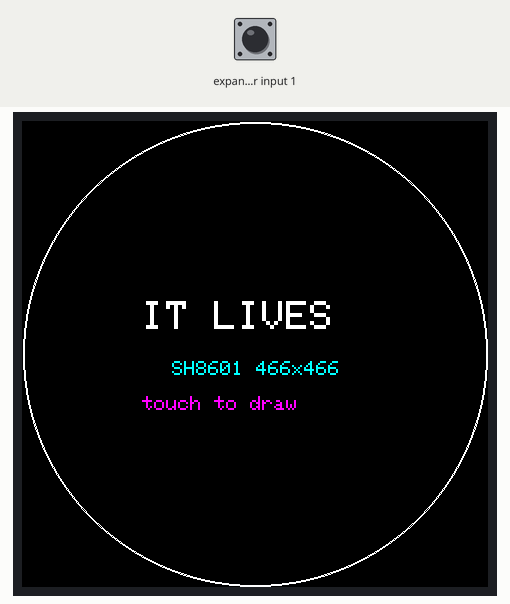
The sketch below on a simulated ESP32-S3. On the bench: 466×466 colour display. Wiring (inferred from the names in the program): PCF8574 port expander at I2C address 0x38. Inputs (shaded band) come from the test bench; at power-on: expander input 1 HIGH. What the sketch prints to the serial monitor is not drawn.

Above: at 2.3 s.

The sketch:

amoled_bringup.ino
```cpp
// amoled_bringup.ino — hardware bring-up test for the Waveshare
// ESP32-S3-Touch-AMOLED-1.43 (466x466 round QSPI AMOLED).
//
// Purpose: prove the NEW board's display + touch light up BEFORE porting the
// whole watch app. Pins are from Waveshare's own demo (07_LVGL_Test/lcd_config.h):
//   QSPI: CS=9 CLK=10 D0=11 D1=12 D2=13 D3=14 RST=21   (no backlight; brightness=0x51)
//   Touch FT3168 @0x38 on I2C SDA=47 SCL=48            (also QMI8658 IMU + PCF85063 RTC)
//   No AXP2101 power-up needed (vendor LVGL demo lights the panel with just QSPI+RST).
//
// The panel is either SH8601 (col offset 0) or CO5300 (col offset 6), auto-detected
// on the real board via reg 0xDA. Arduino_GFX picks at COMPILE time, so we default
// to CO5300; if the image is shifted ~6px or blank, flip WATCH_PANEL_SH8601 to 1.

#include <Arduino.h>
#include <Wire.h>
#include <Arduino_GFX_Library.h>

#define WATCH_PANEL_SH8601 1   // 0 = CO5300 (offset 6), 1 = SH8601 (offset 0)

#define LCD_CS 9
#define LCD_SCK 10
#define LCD_D0 11
#define LCD_D1 12
#define LCD_D2 13
#define LCD_D3 14
#define LCD_RST 21
#define TP_SDA 47
#define TP_SCL 48
#define FT3168_ADDR 0x38

static Arduino_DataBus *bus =
    new Arduino_ESP32QSPI(LCD_CS, LCD_SCK, LCD_D0, LCD_D1, LCD_D2, LCD_D3);
#if WATCH_PANEL_SH8601
static Arduino_SH8601 *gfx = new Arduino_SH8601(bus, LCD_RST, 0, 466, 466, 0, 0, 0, 0);
static const char *PANEL_NAME = "SH8601";
#else
static Arduino_CO5300 *gfx = new Arduino_CO5300(bus, LCD_RST, 0, 466, 466, 6, 0, 0, 0);
static const char *PANEL_NAME = "CO5300";
#endif

// Read one touch point from the FT3168 (standard FTx capacitive register map:
// 0x02 = #points, 0x03/04 = X hi/lo, 0x05/06 = Y hi/lo; coords are 12-bit).
static bool readTouch(uint16_t &x, uint16_t &y) {
  Wire.beginTransmission(FT3168_ADDR);
  Wire.write(0x02);
  if (Wire.endTransmission(false) != 0) return false;
  if (Wire.requestFrom(FT3168_ADDR, 5) != 5) return false;
  uint8_t n  = Wire.read();   // 0x02 : number of touch points (low nibble)
  uint8_t xh = Wire.read();   // 0x03
  uint8_t xl = Wire.read();   // 0x04
  uint8_t yh = Wire.read();   // 0x05
  uint8_t yl = Wire.read();   // 0x06
  if ((n & 0x0F) == 0) return false;
  x = ((uint16_t)(xh & 0x0F) << 8) | xl;
  y = ((uint16_t)(yh & 0x0F) << 8) | yl;
  return true;
}

void setup() {
  Serial.begin(115200);
  delay(200);
  Serial.printf("\n[bringup] AMOLED-1.43 test, panel=%s\n", PANEL_NAME);

  Wire.begin(TP_SDA, TP_SCL, 400000);

  if (!gfx->begin(40000000)) {
    Serial.println("[bringup] gfx->begin FAILED (check QSPI pins/panel)");
  } else {
    Serial.println("[bringup] gfx->begin OK");
  }
  gfx->setBrightness(255);

  // Color sweep so it's obvious the panel is alive.
  gfx->fillScreen(RGB565_RED);   delay(350);
  gfx->fillScreen(RGB565_GREEN); delay(350);
  gfx->fillScreen(RGB565_BLUE);  delay(350);
  gfx->fillScreen(RGB565_BLACK);

  // Round-face reference: outline the circular edge + centered text.
  gfx->drawCircle(233, 233, 232, RGB565_WHITE);
  gfx->drawCircle(233, 233, 231, RGB565_WHITE);
  gfx->setTextColor(RGB565_WHITE);
  gfx->setTextSize(4);
  gfx->setCursor(120, 180);
  gfx->println("IT LIVES");
  gfx->setTextSize(2);
  gfx->setTextColor(RGB565_CYAN);
  gfx->setCursor(150, 240);
  gfx->printf("%s 466x466", PANEL_NAME);
  gfx->setCursor(120, 275);
  gfx->setTextColor(RGB565_MAGENTA);
  gfx->println("touch to draw");
}

void loop() {
  uint16_t x, y;
  if (readTouch(x, y)) {
    gfx->fillCircle(x, y, 6, RGB565_YELLOW);
    Serial.printf("[touch] %u,%u\n", x, y);
  }
  delay(12);
}
```
